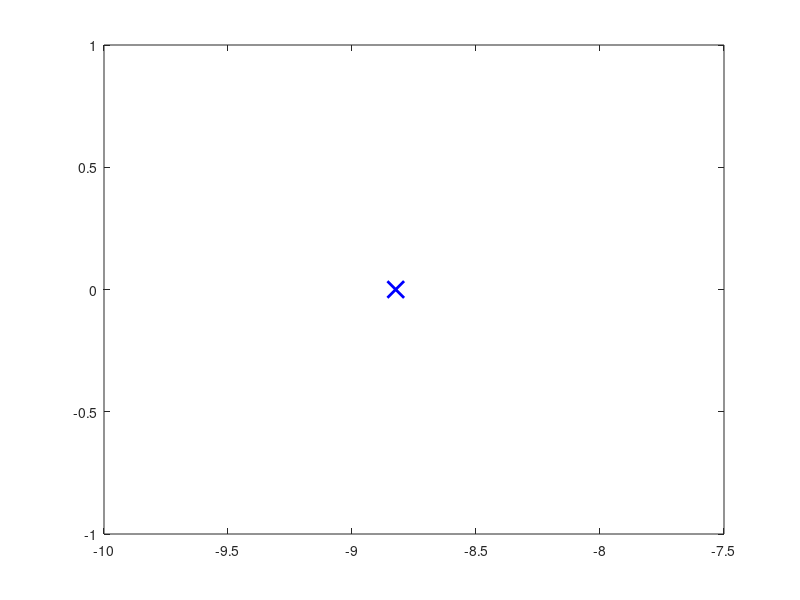

The MATLAB source for this figure: (Note: this script raises an error after producing the figure.)
% =========================================================================
% INSTITUTO KRIETE DE INGENIERÍA Y CIENCIAS - SEÑALES Y SISTEMAS
% MODELADO Y VALIDACIÓN EN LAPLACE H(s) - FASE 2
% Autores: Diego Carpio & Emma Palacios
% =========================================================================

clear; clc; close all;

% 1. Parámetros experimentales
alpha = 0.15;
Ts = 0.02; % Período de muestreo de 20 ms (50 Hz)

% 2. Frecuencia de corte angular continua equivalente (wc)
wc = alpha / (Ts * (1 - alpha)); % 8.8235 rad/s
fc = wc / (2 * pi);              % 1.404 Hz

fprintf('=== PARÁMETROS OBTENIDOS DEL MODELO H(s) ===\n');
fprintf('Frecuencia de corte (rad/s): %.4f rad/s\n', wc);
fprintf('Frecuencia de corte (Hz):    %.4f Hz\n', fc);
fprintf('Constante de tiempo tau:      %.4f s\n', 1/wc);

% 3. Ubicación del Polo en el Plano s (s1 = -wc)
polo = -wc;

% 4. Graficar Mapa de Polos y Ceros manualmente
figure('Name', 'Mapa de Polos y Ceros');
plot(real(polo), imag(polo), 'xb', 'LineWidth', 2, 'MarkerSize', 12);
hold on;
xline(0, '--r', 'Frontera de Estabilidad'); % Eje imaginario
yline(0, ':k');                             % Eje real
grid on;
axis([-15 2 -10 10]);
title('Mapa de Polos y Ceros en el Plano s - Filtro IIR ESP32');
xlabel('Eje Real \sigma (rad/s)');
ylabel('Eje Imaginario j\omega (rad/s)');
legend('Polo (s_1 = -8.8235)', 'Location', 'southwest');

% 5. Diagrama de Bode Magnitud y Fase (Cálculo Vectorial)
w = logspace(-1, 3, 1000); % Frecuencias de 0.1 a 1000 rad/s
H_jw = wc ./ (1i * w + wc);

figure('Name', 'Diagrama de Bode');
subplot(2,1,1);
semilogx(w, 20*log10(abs(H_jw)), 'b', 'LineWidth', 1.5);
grid on;
title('Diagrama de Bode Teórico - Magnitud');
ylabel('Magnitud (dB)');

subplot(2,1,2);
semilogx(w, angle(H_jw)*(180/pi), 'r', 'LineWidth', 1.5);
grid on;
title('Diagrama de Bode Teórico - Fase');
xlabel('Frecuencia \omega (rad/s)');
ylabel('Fase (grados)');
